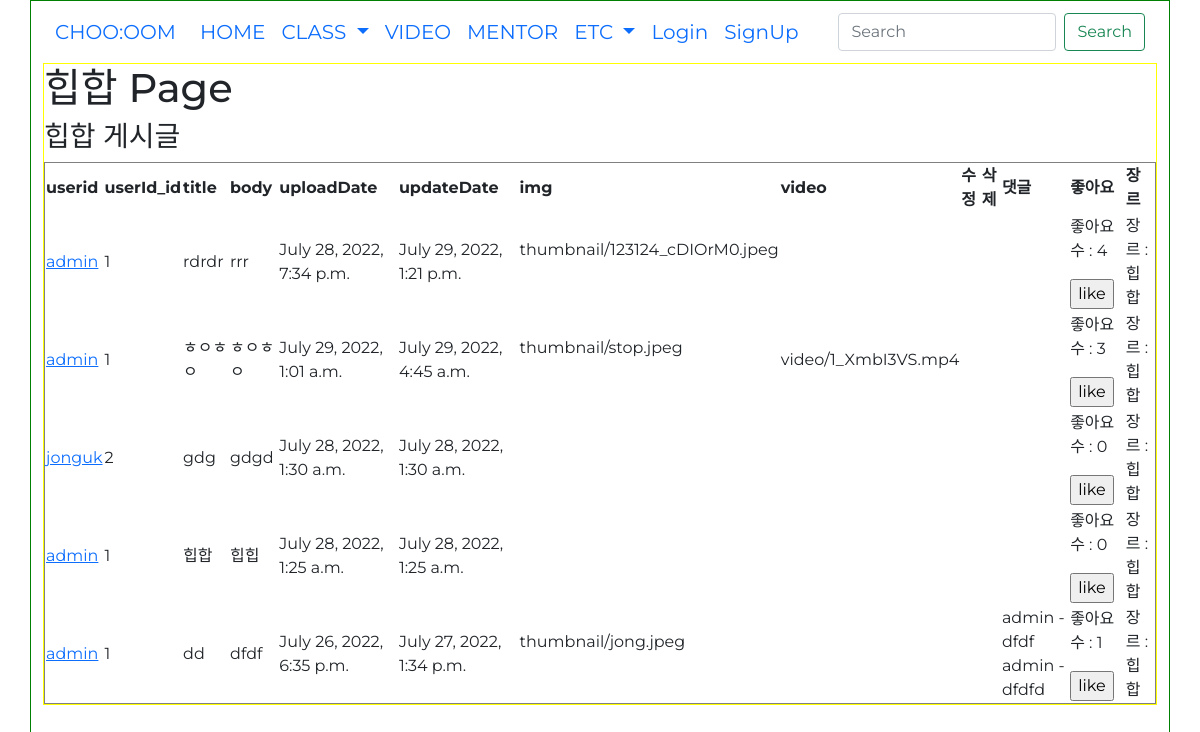
Page /genre?genre_id=1 on the earlier database version.
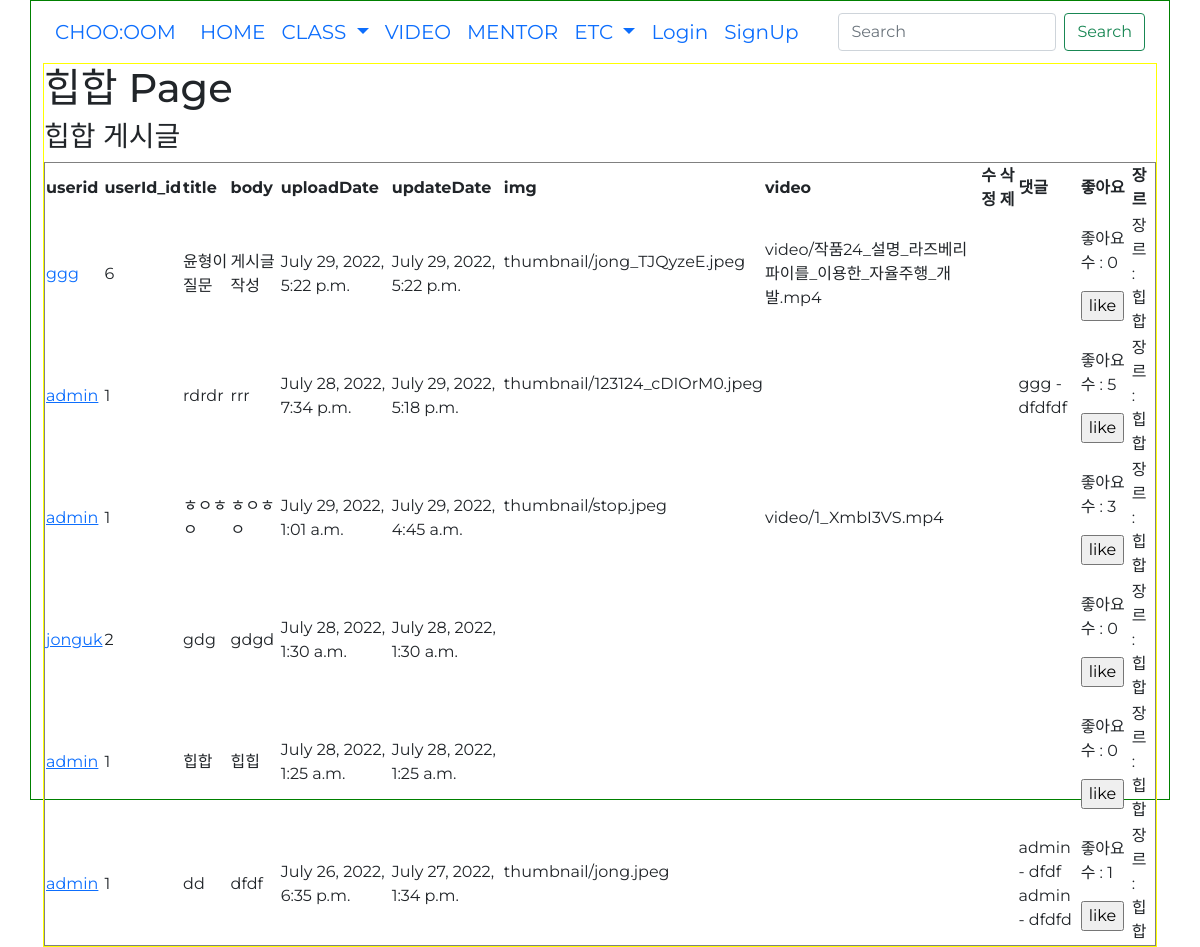
Same page on the later database version.
### danceapp/models.py (models this page shows, shortened)
class Genre(models.Model):
    id = models.AutoField(primary_key=True, null=False) # pk
    name = models.CharField(max_length=20) # 장르 이름
    def __str__(self):
        return self.name

class Post(models.Model):
    userId = models.ForeignKey(userProfile, on_delete=models.CASCADE) # 회원ID # User 모델의 pk를 가져옴
    title = models.CharField(max_length=200) # 제목
    body = models.TextField() # 게시물 설명
    uploadDate = models.DateTimeField(auto_now_add=True) # 처음 업로드 시간
    updateDate = models.DateTimeField(auto_now=True) # 수정 시간
    photo = models.ImageField(blank=True, null=True, upload_to='thumbnail') # 썸네일 # upload_to : static/blog_photo 로 저장해줘
    video = models.FileField(blank=True, null=True, upload_to='video') # 배포시에는 models.FilePathField()사용
    genreName = models.ForeignKey(Genre, null=True, on_delete=models.CASCADE) # 장르
    likes_user = models.ManyToManyField(userProfile, related_name='likes', blank=True) # 좋아요 누른 사람
    likes_count = models.PositiveIntegerField(default=0) # 좋아요 개수

class Comment(models.Model):
    userId = models.ForeignKey(userProfile, on_delete=models.CASCADE)
    comment = models.TextField(100)
    date = models.DateTimeField(auto_now_add=True)
    post = models.ForeignKey(Post, null=True, blank=True, on_delete=models.CASCADE)
    def __str__(self):
        return self.comment

### accounts/models.py (models this page shows)
class userProfile(AbstractUser):
    nickname = models.CharField(max_length=50, null=True, blank=True) # 실제 이름
    danceSkill = models.CharField(max_length=10 ,null=True, blank=True) # 상 중 하
    phoneNum = models.IntegerField(null=True, blank=True)
    gender = models.CharField(max_length=10 ,null=True, blank=True)
    createdAt = models.DateTimeField(auto_now_add=True)
    birth = models.DateField(null=True, blank=True)
    def __str__(self):
        return self.username

### danceapp/views.py (the view)
# urls.py: path('genre', views.genre_post, name='genre_post'),
def genre_post(request):
    genre_id = request.GET.get('genre_id', None)
    genre = Genre.objects.get(id=int(genre_id))
    posts = Post.objects.filter().order_by('-updateDate')
    comment_form = CommentForm()
    context = {
        'genre':genre,
        'posts':posts,
        'comment_form':comment_form,
    }
    return render(request, 'genre_post.html', context)

### danceapp/forms.py
class CommentForm(forms.ModelForm):
    class Meta:
        model = Comment
        fields = ['comment']
    def __init__(self, *args, **kwargs):
        super(CommentForm, self).__init__(*args, **kwargs)
        self.fields['comment'].widget.attrs = {
            'class': 'form-control',
            'placeholder': "댓글 입력",
            'rows':10
        }

### danceapp/templates/genre_post.html (shortened to what this page needs)
{% extends 'base.html' %}
{% block content %}
{% load static %}
<h1>{{ genre.name }} Page</h1>
<h3>{{ genre.name }} 게시글</h3>
<table border="1">
    <tr>
        <th>userid</th>
        <th>userId_id</th>
        <th>title</th>
        <th>body</th>
        <th>uploadDate</th>
        <th>updateDate</th>
        <th>img</th>
        <th>video</th>
        <th>수정</th>
        <th>삭제</th>
        <th>댓글</th>
        <th>좋아요</th>
        <th>장르</th>
    </tr>
    {% for post in posts %}
    {% if post.genreName.name == genre.name %}
    <tr>
        <td><a href="{% url 'post_detail' post.userId_id %}">{{ post.userId }}</a></td>
        <td>{{ post.userId_id }}</td>
        <td>{{ post.title }}</td>
        <td>{{ post.body }}</td>
        <td>{{ post.uploadDate }}</td>
        <td>{{ post.updateDate }}</td>
        <td>
            {% if post.photo %}
            {{ post.photo }} <br>
            {% endif %}
        </td>
        <td>
            {% if post.video %}
            {{ post.video }} <br>
            {% endif %}
        </td>
        <td>
        </td>
        <td>
        </td>
        <td>
            {% for comment in post.comment_set.all %}
            {{ comment.userId }} - {{ comment }}
            <br>
            {% endfor %}
        </td>
        <td>
            <form action="{% url 'likes' post.id %}" method="">
                <p>
                    좋아요 수 : {{ post.likes_count }}
                </p>
                {% if request.user in post.likes_user.all %}
                <input type="submit" value="dislike">
                {% else %}
                <input type="submit" value="like">
                {% endif %}
            </form>
        </td>
        <td>장르 : {{post.genreName}}</td>
    </tr>
    {% endif %}
    {% endfor %}
</table>
{% endblock %}

### danceapp/templates/base.html (shortened to what this page needs)
{% load static %}
<!DOCTYPE html>
<html lang="en">
<head>
    <link rel="stylesheet" href="{% static 'css/index.css' %}">
    <link href="https://cdn.jsdelivr.net/npm/bootstrap@5.1.3/dist/css/bootstrap.min.css" rel="stylesheet"
>
</head>
<body id="body">
    <div class="container" id="main-container">
        <nav class="navbar navbar-expand-lg " id="nav-bar">
            <div class="container-fluid">
                <a class="navbar-brand" href="{% url 'index' %}">CHOO:OOM</a>
                <div class="collapse navbar-collapse" id="navbarSupportedContent">
                    <ul class="navbar-nav me-auto mb-2 mb-lg-0">
                        <li class="nav-item">
                            <a class="nav-link active" aria-current="page" href="{% url 'index' %}">HOME</a>
                        </li>
                        <li class="nav-item dropdown">
                            <a class="nav-link dropdown-toggle" href="#" id="navbarDropdown" role="button"
                                data-bs-toggle="dropdown" aria-expanded="false">
                                CLASS
                            </a>
                        </li>
                        <li class="nav-item">
                            <a class="nav-link" href="#">VIDEO</a>
                        </li>
                        <li class="nav-item">
                            <a class="nav-link" href="#">MENTOR</a>
                        </li>
                        <li class="nav-item dropdown">
                            <a class="nav-link dropdown-toggle" href="#" id="navbarDropdown" role="button"
                                data-bs-toggle="dropdown" aria-expanded="false">
                                ETC
                            </a>
                        </li>
                        <li class="nav-item">
                            {% if request.user.is_authenticated %}
                            <a class="nav-link" href="{% url 'logout' %}">LogOut</a>
                            {% else %}
                            <a class="nav-link" href="{% url 'login' %}">Login</a>
                            {% endif %}
                        </li>
                        <li class="nav-item">
                            <a class="nav-link" href="{% url 'signup' %}">SignUp</a>
                        </li>
                    </ul>
                    <form class="d-flex">
                        <input class="form-control me-2" type="search" placeholder="Search" aria-label="Search">
                        <button class="btn btn-outline-success" type="submit">Search</button>
                    </form>
                </div>
            </div>
        </nav>
        <div class="container-fulid" id="main-body-container">
            {% block content %}
            {% endblock %}
        </div>
    </div>
</body>
</html>

### static/css/index.css (style rules this page uses)
* { font-family: 'Montserrat'; }
#main-container { background-size: cover; background-attachment: fixed; height: 100vh; display: flex; flex-direction: column; border: 1px solid green; }
#nav-bar { background-color: transparent; text-decoration: none; font-size: 20px; }
#main-body-container { border: 1px solid yellow; }
.container { padding-right: 30px; padding-left: 30px; margin-right: auto; margin-left: auto; }

Differences in the rows shown:
added Post: userId "ggg", userId_id "6", title "윤형이 질문", body "게시글 작성", uploadDate "July 29, 2022, 5:22 p.m.", updateDate "July 29, 2022, 5:22 p.m.", photo "thumbnail/jong_TJQyzeE.jpeg", video "video/작품24_설명_라즈베리파이를_이용한_자율주행_개발.mp4", likes_count "0", genreName "힙합"
changed Post "rdrdr": updateDate "July 29, 2022, 1:21 p.m." → "July 29, 2022, 5:18 p.m."; likes_count "4" → "5"
added Comment: userId "ggg", comment "dfdfdf", shown under Post "rdrdr"
